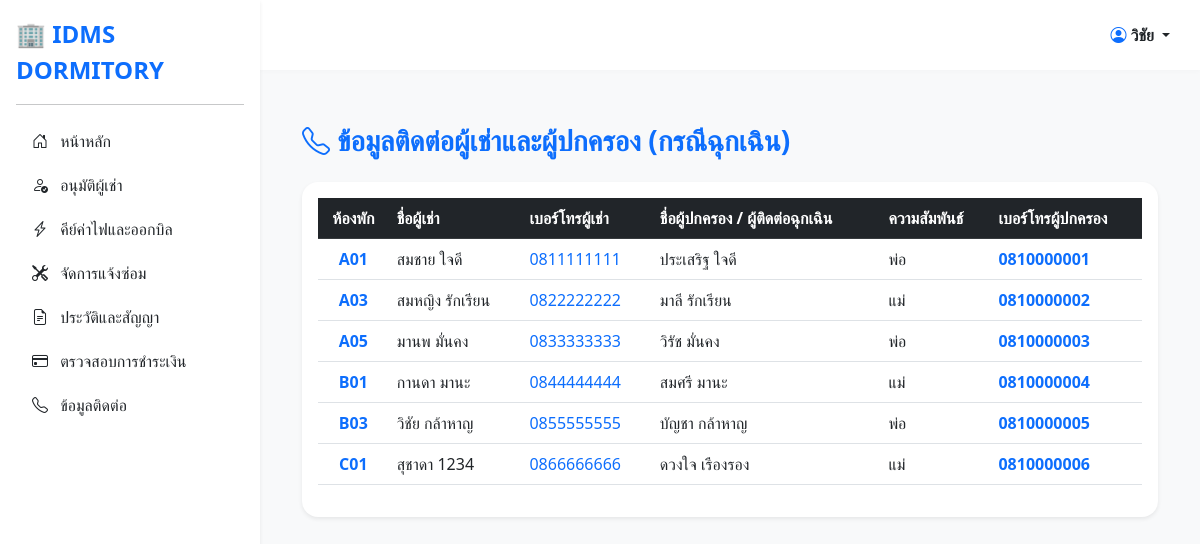
The page /admin_contact.php (signed in) on the database its author committed.
### tables this page shows
CREATE TABLE `tenant` (
  `tenant_id` varchar(10) NOT NULL,
  `tenant_username` varchar(50) DEFAULT NULL,
  `tenant_password` varchar(255) DEFAULT NULL,
  `tenant_fname` varchar(50) DEFAULT NULL,
  `tenant_lname` varchar(50) DEFAULT NULL,
  `tenant_phone` varchar(10) DEFAULT NULL,
  `tenant_lineid` varchar(50) DEFAULT NULL,
  `tenant_status` varchar(20) DEFAULT NULL
);

CREATE TABLE `contract` (
  `contract_id` varchar(10) NOT NULL,
  `signed_date` date DEFAULT NULL,
  `start_date` date DEFAULT NULL,
  `end_date` date DEFAULT NULL,
  `deposit_total` decimal(10,2) DEFAULT NULL,
  `contract_status` varchar(20) DEFAULT NULL,
  `room_id` varchar(10) DEFAULT NULL,
  `tenant_id` varchar(10) DEFAULT NULL
);

CREATE TABLE `parent` (
  `parent_id` varchar(10) NOT NULL,
  `tenant_id` varchar(10) NOT NULL,
  `parent_fname` varchar(50) DEFAULT NULL,
  `parent_lname` varchar(50) DEFAULT NULL,
  `relation_tenant` varchar(50) DEFAULT NULL,
  `parent_phone` varchar(10) DEFAULT NULL,
  `parent_address` varchar(255) DEFAULT NULL
);

### admin_contact.php (the view, shortened to what this page needs)
<?php
require_once 'connect.php';
?>
<!DOCTYPE html>
<html lang="th">
<head>
    <link href="https://cdn.jsdelivr.net/npm/bootstrap@5.3.0/dist/css/bootstrap.min.css" rel="stylesheet">
    <link rel="stylesheet" href="https://cdn.jsdelivr.net/npm/bootstrap-icons@1.10.5/font/bootstrap-icons.css">
</head>
<body class="bg-light">
<?php include 'sidebar.php'; ?>
<div class="main-content">
    <div class="container py-4">
        <h3 class="mb-4 fw-bold text-primary"><i class="bi bi-telephone"></i> ข้อมูลติดต่อผู้เช่าและผู้ปกครอง (กรณีฉุกเฉิน)</h3>
        <div class="table-responsive bg-white rounded-4 shadow-sm p-3">
            <table class="table table-hover align-middle">
                <thead class="table-dark">
                    <tr>
                        <th class="text-center">ห้องพัก</th>
                        <th>ชื่อผู้เช่า</th>
                        <th>เบอร์โทรผู้เช่า</th>
                        <th>ชื่อผู้ปกครอง / ผู้ติดต่อฉุกเฉิน</th>
                        <th>ความสัมพันธ์</th>
                        <th>เบอร์โทรผู้ปกครอง</th>
                    </tr>
                </thead>
                <tbody>
                    <?php
                    $sql = "SELECT c.room_id,
                                   t.tenant_fname, t.tenant_lname, t.tenant_phone,
                                   p.parent_fname, p.parent_lname, p.relation_tenant, p.parent_phone
                            FROM TENANT t
                            LEFT JOIN PARENT p ON t.tenant_id = p.tenant_id
                            JOIN CONTRACT c ON t.tenant_id = c.tenant_id
                            WHERE c.contract_status = 'active'
                            ORDER BY c.room_id ASC";
                    $result = mysqli_query($conn, $sql);
                    if (mysqli_num_rows($result) > 0) {
                        while ($row = mysqli_fetch_assoc($result)) {
                            $parent_name = !empty($row['parent_fname']) ? $row['parent_fname'] . " " . $row['parent_lname'] : "<span class='text-muted fst-italic'>ไม่มีข้อมูล</span>";
                            $relation = !empty($row['relation_tenant']) ? $row['relation_tenant'] : "-";
                            $parent_phone = !empty($row['parent_phone']) ? "<a href='tel:".$row['parent_phone']."' class='text-decoration-none text-primary fw-bold'>".$row['parent_phone']."</a>" : "-";
                            $tenant_phone = "<a href='tel:".$row['tenant_phone']."' class='text-decoration-none'>".$row['tenant_phone']."</a>";
                            echo "<tr>";
                            echo "<td class='text-center fw-bold text-primary'>" . $row['room_id'] . "</td>";
                            echo "<td>" . $row['tenant_fname'] . " " . $row['tenant_lname'] . "</td>";
                            echo "<td>" . $tenant_phone . "</td>";
                            echo "<td>" . $parent_name . "</td>";
                            echo "<td>" . $relation . "</td>";
                            echo "<td>" . $parent_phone . "</td>";
                            echo "</tr>";
                        }
                    } else {
                        echo "<tr><td colspan='6' class='text-center py-4 text-muted'>ไม่มีข้อมูลผู้เช่าในขณะนี้</td></tr>";
                    }
                    ?>
                </tbody>
            </table>
        </div>
    </div>
</div>
</body>
</html>

### sidebar.php (style rules this page uses)
.main-content { margin-left: 260px; margin-top: 70px; padding: 30px; background-color: #f8f9fa; min-height: calc(100vh - 70px); }

### rows shown on the page
tenant: contract.room_id "A01", tenant_fname "สมชาย", tenant_lname "ใจดี", tenant_phone "0811111111", parent.parent_fname "ประเสริฐ", parent.parent_lname "ใจดี", parent.relation_tenant "พ่อ", parent.parent_phone "0810000001"
tenant: contract.room_id "A03", tenant_fname "สมหญิง", tenant_lname "รักเรียน", tenant_phone "0822222222", parent.parent_fname "มาลี", parent.parent_lname "รักเรียน", parent.relation_tenant "แม่", parent.parent_phone "0810000002"
tenant: contract.room_id "A05", tenant_fname "มานพ", tenant_lname "มั่นคง", tenant_phone "0833333333", parent.parent_fname "วิรัช", parent.parent_lname "มั่นคง", parent.relation_tenant "พ่อ", parent.parent_phone "0810000003"
tenant: contract.room_id "B01", tenant_fname "กานดา", tenant_lname "มานะ", tenant_phone "0844444444", parent.parent_fname "สมศรี", parent.parent_lname "มานะ", parent.relation_tenant "แม่", parent.parent_phone "0810000004"
tenant: contract.room_id "B03", tenant_fname "วิชัย", tenant_lname "กล้าหาญ", tenant_phone "0855555555", parent.parent_fname "บัญชา", parent.parent_lname "กล้าหาญ", parent.relation_tenant "พ่อ", parent.parent_phone "0810000005"
tenant: contract.room_id "C01", tenant_fname "สุชาดา", tenant_lname "1234", tenant_phone "0866666666", parent.parent_fname "ดวงใจ", parent.parent_lname "เรืองรอง", parent.relation_tenant "แม่", parent.parent_phone "0810000006"

### other values the page prints
$_SESSION['fname'] "วิชัย"
